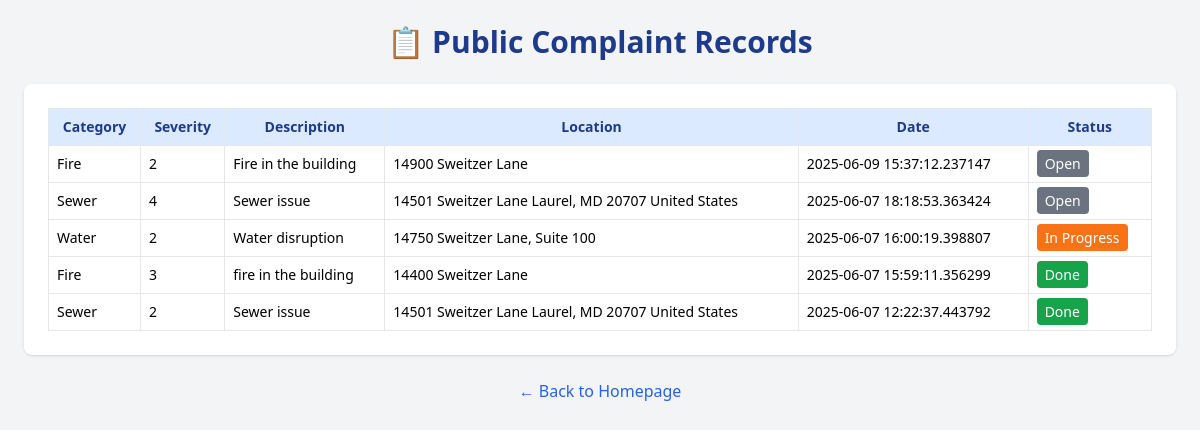
/view-complaints, run on an earlier commit of the app's database.
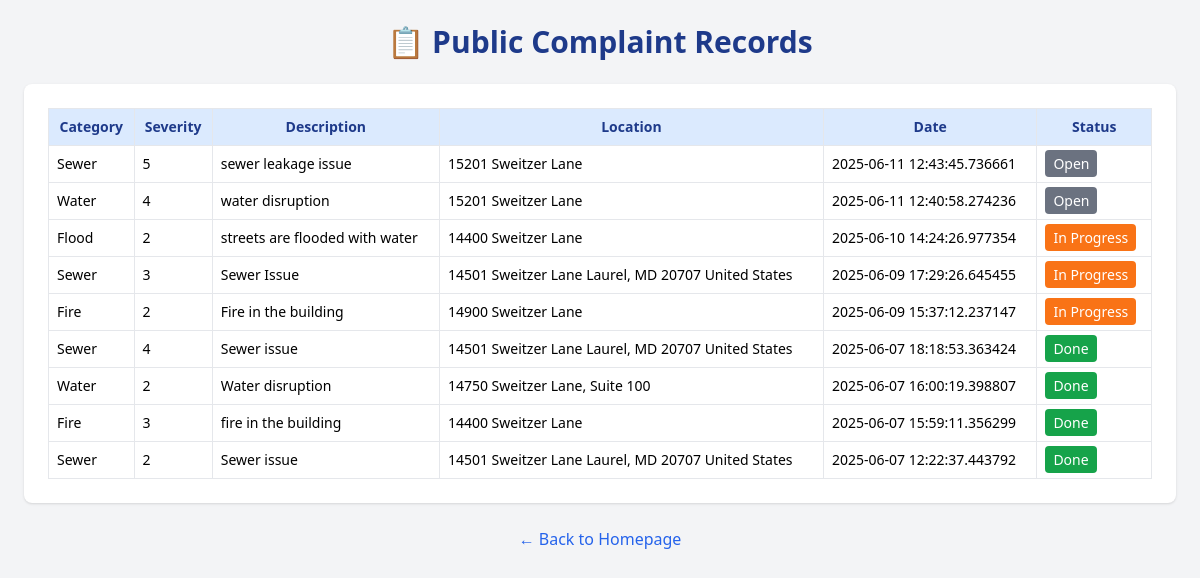
And on a later commit of the database.
### tables this page shows
CREATE TABLE incidents (
    id INTEGER PRIMARY KEY AUTOINCREMENT,
    name TEXT NOT NULL,
    phone TEXT NOT NULL,
    category TEXT NOT NULL,
    severity TEXT NOT NULL,
    description TEXT,
    location TEXT,
    photo_path TEXT,
    latitude REAL,
    longitude REAL,
    created_at TIMESTAMP DEFAULT CURRENT_TIMESTAMP
, status TEXT DEFAULT 'Open');

### app.py (the view)
@app.route("/view-complaints")
def view_complaints():
    db = get_db()
    complaints = db.execute(
        "SELECT * FROM incidents ORDER BY created_at DESC"
    ).fetchall()
    return render_template("view_complaints.html", complaints=complaints)

### app.py (called while the page is built)
def get_db():
    if 'db' not in g:
        g.db = sqlite3.connect(INCIDENT_DB)
        g.db.row_factory = sqlite3.Row
    return g.db

### templates/view_complaints.html (shortened to what this page needs)
<!DOCTYPE html>
<html lang="en">
<head>
  <script src="https://cdn.tailwindcss.com"></script>
</head>
<body class="bg-gray-100 min-h-screen p-6">
  <div class="max-w-6xl mx-auto">
    <h1 class="text-3xl font-bold text-center text-blue-900 mb-6">📋 Public Complaint Records</h1>
    {% if complaints %}
    <div class="bg-white p-6 rounded-lg shadow overflow-x-auto">
      <table class="w-full table-auto border text-sm">
        <thead>
          <tr class="bg-blue-100 text-blue-900">
            <th class="p-2 border">Category</th>
            <th class="p-2 border">Severity</th>
            <th class="p-2 border">Description</th>
            <th class="p-2 border">Location</th>
            <th class="p-2 border">Date</th>
            <th class="p-2 border">Status</th>
          </tr>
        </thead>
        <tbody>
          {% for row in complaints %}
          <tr class="hover:bg-gray-50">
            <td class="p-2 border">{{ row.category }}</td>
            <td class="p-2 border">{{ row.severity }}</td>
            <td class="p-2 border">{{ row.description }}</td>
            <td class="p-2 border">{{ row.location }}</td>
            <td class="p-2 border">{{ row.created_at }}</td>
            <td class="p-2 border">
              <span class="px-2 py-1 rounded text-white
                {% if row.status == 'Pending' %}bg-yellow-500
                {% elif row.status == 'In Progress' %}bg-orange-500
                {% elif row.status == 'Done' %}bg-green-600
                {% else %}bg-gray-500{% endif %}">
                {{ row.status }}
              </span>
            </td>
          </tr>
          {% endfor %}
        </tbody>
      </table>
    </div>
    {% else %}
    <div class="bg-white text-gray-600 rounded shadow p-6 mt-6 text-center">
      <p>No complaints found yet.</p>
    </div>
    {% endif %}
    <div class="mt-6 text-center">
      <a href="/" class="text-blue-600 hover:underline">← Back to Homepage</a>
    </div>
  </div>
</body>
</html>

What changed in the data, as far as the page shows it:
added incidents: category "Sewer", severity "5", description "sewer leakage issue", location "15201 Sweitzer Lane", created_at "2025-06-11 12:43:45.736661", status "Open"
added incidents: category "Water", severity "4", description "water disruption", location "15201 Sweitzer Lane", created_at "2025-06-11 12:40:58.274236", status "Open"
added incidents: category "Flood", severity "2", description "streets are flooded with water", location "14400 Sweitzer Lane", created_at "2025-06-10 14:24:26.977354", status "In Progress"
added incidents: category "Sewer", severity "3", description "Sewer Issue", location "14501 Sweitzer Lane Laurel, MD 20707 United States", created_at "2025-06-09 17:29:26.645455", status "In Progress"
changed incidents "Fire in the building": status "Open" → "In Progress"
changed incidents (number 6 of 9 on the later page): status "Open" → "Done"
changed incidents "Water disruption": status "In Progress" → "Done"
